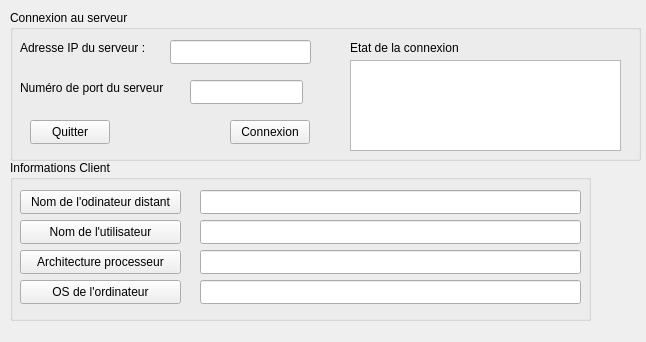
<?xml version="1.0" encoding="UTF-8"?>
<ui version="4.0">
 <class>ClientWidget</class>
 <widget class="QWidget" name="ClientWidget">
  <property name="geometry">
   <rect>
    <x>0</x>
    <y>0</y>
    <width>646</width>
    <height>342</height>
   </rect>
  </property>
  <property name="windowTitle">
   <string>ClientWidget</string>
  </property>
  <widget class="QGroupBox" name="groupBox">
   <property name="geometry">
    <rect>
     <x>10</x>
     <y>10</y>
     <width>631</width>
     <height>151</height>
    </rect>
   </property>
   <property name="title">
    <string>Connexion au serveur</string>
   </property>
   <widget class="QLineEdit" name="lineEditAdresseIp">
    <property name="geometry">
     <rect>
      <x>160</x>
      <y>30</y>
      <width>141</width>
      <height>24</height>
     </rect>
    </property>
   </widget>
   <widget class="QLineEdit" name="lineEditNumeroPort">
    <property name="geometry">
     <rect>
      <x>180</x>
      <y>70</y>
      <width>113</width>
      <height>24</height>
     </rect>
    </property>
   </widget>
   <widget class="QPushButton" name="pushButtonConnexion">
    <property name="geometry">
     <rect>
      <x>220</x>
      <y>110</y>
      <width>80</width>
      <height>24</height>
     </rect>
    </property>
    <property name="text">
     <string>Connexion</string>
    </property>
   </widget>
   <widget class="QPushButton" name="pushButtonQuitter">
    <property name="geometry">
     <rect>
      <x>20</x>
      <y>110</y>
      <width>80</width>
      <height>24</height>
     </rect>
    </property>
    <property name="text">
     <string>Quitter</string>
    </property>
   </widget>
   <widget class="QTextEdit" name="textEditEtatConnexion">
    <property name="geometry">
     <rect>
      <x>340</x>
      <y>50</y>
      <width>271</width>
      <height>91</height>
     </rect>
    </property>
   </widget>
   <widget class="QLabel" name="label">
    <property name="geometry">
     <rect>
      <x>10</x>
      <y>30</y>
      <width>141</width>
      <height>16</height>
     </rect>
    </property>
    <property name="text">
     <string>Adresse IP du serveur :</string>
    </property>
   </widget>
   <widget class="QLabel" name="label_2">
    <property name="geometry">
     <rect>
      <x>10</x>
      <y>70</y>
      <width>171</width>
      <height>16</height>
     </rect>
    </property>
    <property name="text">
     <string>Numéro de port du serveur</string>
    </property>
   </widget>
   <widget class="QLabel" name="label_3">
    <property name="geometry">
     <rect>
      <x>340</x>
      <y>30</y>
      <width>121</width>
      <height>16</height>
     </rect>
    </property>
    <property name="text">
     <string>Etat de la connexion</string>
    </property>
   </widget>
  </widget>
  <widget class="QGroupBox" name="groupBox_2">
   <property name="enabled">
    <bool>true</bool>
   </property>
   <property name="geometry">
    <rect>
     <x>10</x>
     <y>160</y>
     <width>581</width>
     <height>161</height>
    </rect>
   </property>
   <property name="title">
    <string>Informations Client</string>
   </property>
   <widget class="QPushButton" name="pushButtonNomOrdinateur">
    <property name="enabled">
     <bool>true</bool>
    </property>
    <property name="geometry">
     <rect>
      <x>10</x>
      <y>30</y>
      <width>161</width>
      <height>24</height>
     </rect>
    </property>
    <property name="text">
     <string>Nom de l'odinateur distant</string>
    </property>
   </widget>
   <widget class="QPushButton" name="pushButtonNomUtilisateur">
    <property name="enabled">
     <bool>true</bool>
    </property>
    <property name="geometry">
     <rect>
      <x>10</x>
      <y>60</y>
      <width>161</width>
      <height>24</height>
     </rect>
    </property>
    <property name="text">
     <string>Nom de l'utilisateur</string>
    </property>
   </widget>
   <widget class="QPushButton" name="pushButtonArchitecture">
    <property name="enabled">
     <bool>true</bool>
    </property>
    <property name="geometry">
     <rect>
      <x>10</x>
      <y>90</y>
      <width>161</width>
      <height>24</height>
     </rect>
    </property>
    <property name="text">
     <string>Architecture processeur</string>
    </property>
   </widget>
   <widget class="QPushButton" name="pushButtonOS">
    <property name="enabled">
     <bool>true</bool>
    </property>
    <property name="geometry">
     <rect>
      <x>10</x>
      <y>120</y>
      <width>161</width>
      <height>24</height>
     </rect>
    </property>
    <property name="text">
     <string>OS de l'ordinateur</string>
    </property>
   </widget>
   <widget class="QLineEdit" name="lineEditNomOrdinateur">
    <property name="enabled">
     <bool>true</bool>
    </property>
    <property name="geometry">
     <rect>
      <x>190</x>
      <y>30</y>
      <width>381</width>
      <height>24</height>
     </rect>
    </property>
   </widget>
   <widget class="QLineEdit" name="lineEditNomUtilisateur">
    <property name="enabled">
     <bool>true</bool>
    </property>
    <property name="geometry">
     <rect>
      <x>190</x>
      <y>60</y>
      <width>381</width>
      <height>24</height>
     </rect>
    </property>
   </widget>
   <widget class="QLineEdit" name="lineEditArchitecture">
    <property name="enabled">
     <bool>true</bool>
    </property>
    <property name="geometry">
     <rect>
      <x>190</x>
      <y>90</y>
      <width>381</width>
      <height>24</height>
     </rect>
    </property>
   </widget>
   <widget class="QLineEdit" name="lineEditOS">
    <property name="enabled">
     <bool>true</bool>
    </property>
    <property name="geometry">
     <rect>
      <x>190</x>
      <y>120</y>
      <width>381</width>
      <height>24</height>
     </rect>
    </property>
   </widget>
  </widget>
 </widget>
 <resources/>
 <connections>
  <connection>
   <sender>pushButtonQuitter</sender>
   <signal>clicked()</signal>
   <receiver>ClientWidget</receiver>
   <slot>close()</slot>
   <hints>
    <hint type="sourcelabel">
     <x>65</x>
     <y>139</y>
    </hint>
    <hint type="destinationlabel">
     <x>53</x>
     <y>172</y>
    </hint>
   </hints>
  </connection>
 </connections>
</ui>
